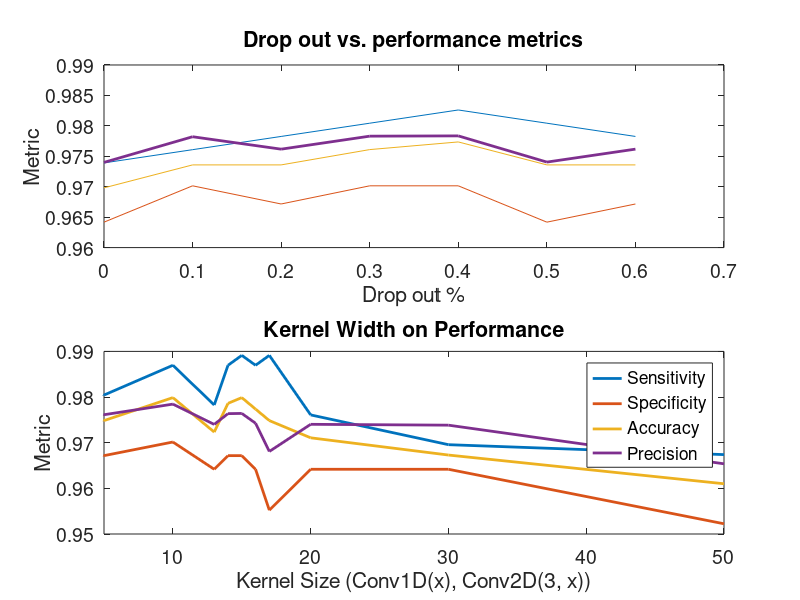

This figure's MATLAB source:
%dropout plot
drop = 0:0.1:0.6;
sensitivity = [0.9739130434782609;0.976086956521739; 0.9782608695652174;0.9804347826086955;0.982608695652174;0.9804347826086957;
    0.9782608695652174];
    %0.9913043478260869;1.0;0.9956521739130434];
specificity = [0.964179104477612;0.9701492537313433; 0.9671641791044776; 0.9701492537313433; 0.9701492537313433; 0.964179104477612;
    0.9671641791044776];
    %0.9701492537313433;0.9701492537313433;0.9671641791044776];
accuracy = [0.969811320754717;0.9735849056603774;0.9735849056603774;0.9761006289308176;0.9773584905660379; 0.9735849056603774;
    0.9735849056603774];
    %0.9823899371069184;0.9874213836477989;0.9836477987421384];
precision = [0.9739969443874367;0.978212063766061;0.976170640440766;0.9783065928928482;0.9783523490127293;0.9740471288034774;
    0.9761755780490475];
    %0.9785393850775368;0.9787234042553191;0.97654998856097];
      
close all
    
figure
subplot(2,1,1)
plot(drop, sensitivity, drop, specificity, drop, accuracy, drop, precision, 'linewidth',2);
%legend('sensitivity','specificity','accuracy','precision');
title('Drop out vs. performance metrics');
xlabel('Drop out %'); ylabel('Metric');
set(gca,'fontsize',14)
ylim([.96,.99])



k_width = [3, 5, 10, 13, 14, 15, 16, 17, 20, 30, 50];
sensitivity = [0.9869565217391305, 0.9804347826086957, 0.9869565217391305, 0.9782608695652174, 0.9869565217391305, 0.9891304347826086, 0.9869565217391305, 0.9891304347826086, 0.9760869565217393, 0.9695652173913043, 0.9673913043478259]; 
specificity = [0.9701492537313433, 0.9671641791044777, 0.9701492537313433, 0.9641791044776118, 0.9671641791044776, 0.9671641791044776, 0.964179104477612, 0.9552238805970148, 0.964179104477612, 0.964179104477612, 0.9522388059701493]; 
accuracy = [0.979874213836478, 0.9748427672955975, 0.979874213836478, 0.9723270440251571, 0.9786163522012579, 0.979874213836478, 0.9773584905660379, 0.9748427672955975, 0.9710691823899371, 0.9672955974842768, 0.9610062893081761];
precision = [0.9784478728377746, 0.976127042861548, 0.9784478728377746, 0.9740050038787766, 0.9763639471944208, 0.9764117255030687, 0.9742611878686601, 0.9680822165227758, 0.9740263734952046, 0.9738398347795261, 0.9653764610450475]; 

subplot(2,1,2);
plot(k_width, sensitivity,'linewidth',2);
hold on;
plot(k_width, specificity,'linewidth',2);
plot(k_width, accuracy,'linewidth',2);
plot(k_width, precision,'linewidth',2);

xlabel('Kernel Size (Conv1D(x), Conv2D(3, x))');
ylabel('Metric');
title('Kernel Width on Performance');
xlim([5, 50]);
legend('Sensitivity', 'Specificity', 'Accuracy', 'Precision');
set(gca,'fontsize',14)
